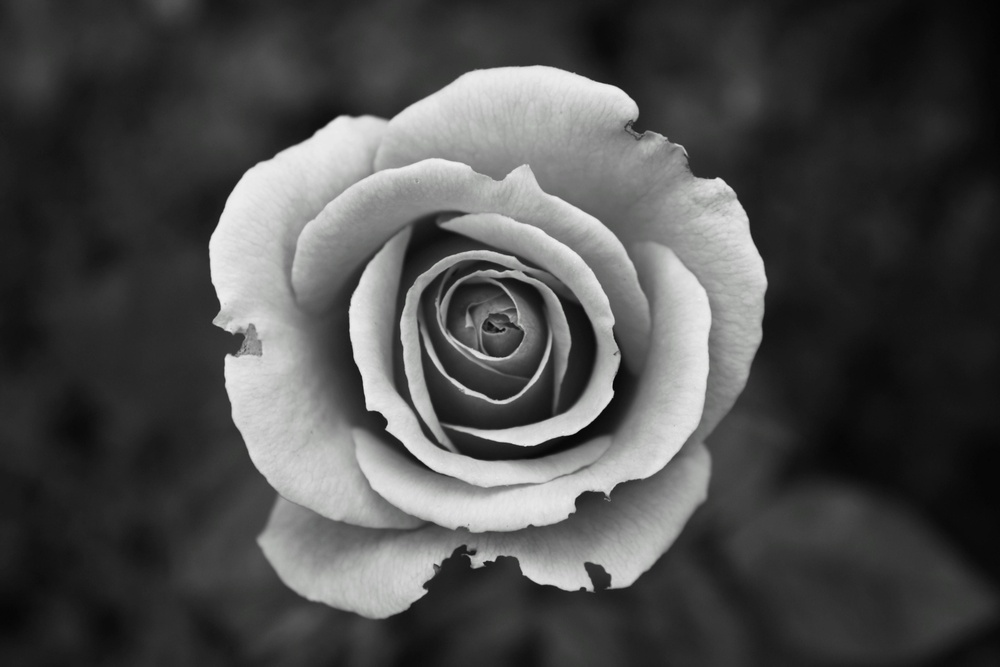
#> input picture sem_5/OIIS/lab_3/image1.jpg, 1000 x 667 px, shrunk from 4272 x 2848 before the run
$ python main.py
#> lines starting #> are read from the running program, lines starting #| are printed output that depends on the picture
import cv2
import numpy as np
import matplotlib.pyplot as plt

def show_image_and_histogram(image, title):
    plt.figure(figsize=(12, 5))

    plt.subplot(1, 2, 1)
    plt.imshow(image, cmap='gray')
    plt.title(f'{title} Изображение')
    plt.axis('off')

    plt.subplot(1, 2, 2)
    plt.hist(image.ravel(), bins=256, range=(0, 256), color='black', alpha=0.7)
    plt.title(f'{title} Гистограмма')
    plt.xlabel('Интенсивность')
    plt.ylabel('Частота')

    plt.tight_layout()
    plt.show()

def histogram_equalization(image):
    return cv2.equalizeHist(image)

image1_path = 'image1.jpg'
image2_path = 'image2.jpg'

img1 = cv2.imread(image1_path, cv2.IMREAD_GRAYSCALE)
#> img1: shape (667, 1000); min 3, max 240, mean 76.5
img2 = cv2.imread(image2_path, cv2.IMREAD_GRAYSCALE)
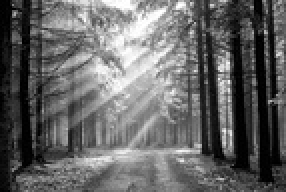
#> input picture sem_5/OIIS/lab_3/image2.jpg, 143 x 96 px, shrunk from 612 x 408 before the run (shown 2 times larger)
#> img2 is the input picture: shape (96, 143); min 0, max 255, mean 101.3

if img1 is None:
    raise FileNotFoundError(f"Не удалось загрузить изображение: {image1_path}")
if img2 is None:
    raise FileNotFoundError(f"Не удалось загрузить изображение: {image2_path}")

equalized_img1 = histogram_equalization(img1)
#> in histogram_equalization, `return cv2.equalizeHist(image)`:
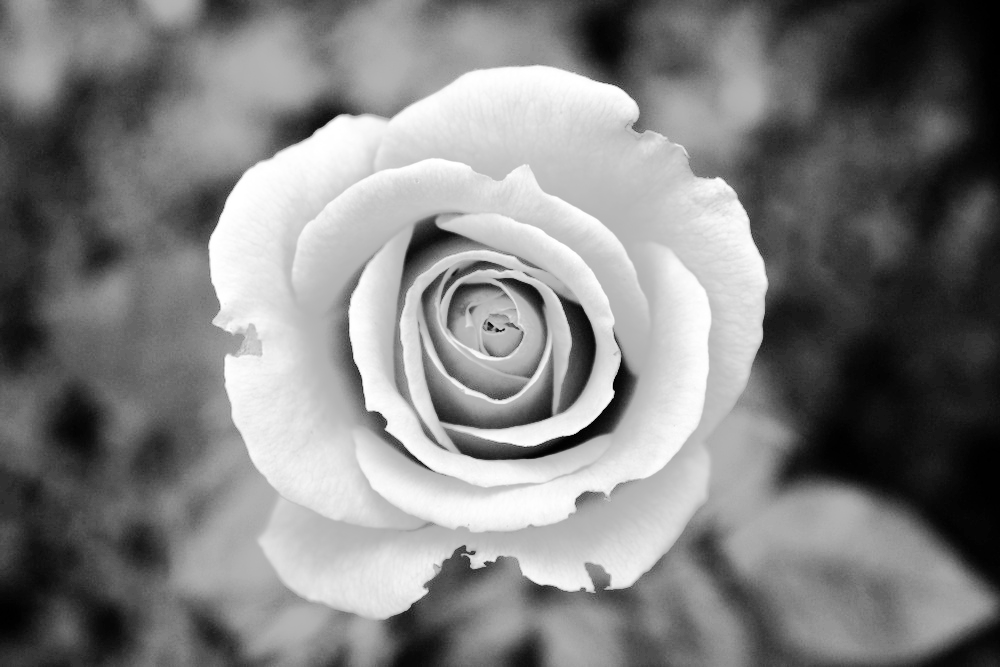
#> returned value: shape (667, 1000); min 0, max 255, mean 128.7
equalized_img2 = histogram_equalization(img2)
#> in histogram_equalization (call 2), `return cv2.equalizeHist(image)`:
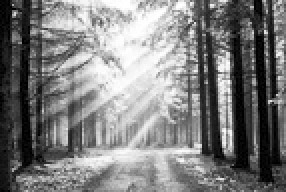
#> returned value: shape (96, 143) (shown 2 times larger); min 0, max 255, mean 125.5

show_image_and_histogram(img1, "Исходное 1")
#> in show_image_and_histogram, `plt.show()`:
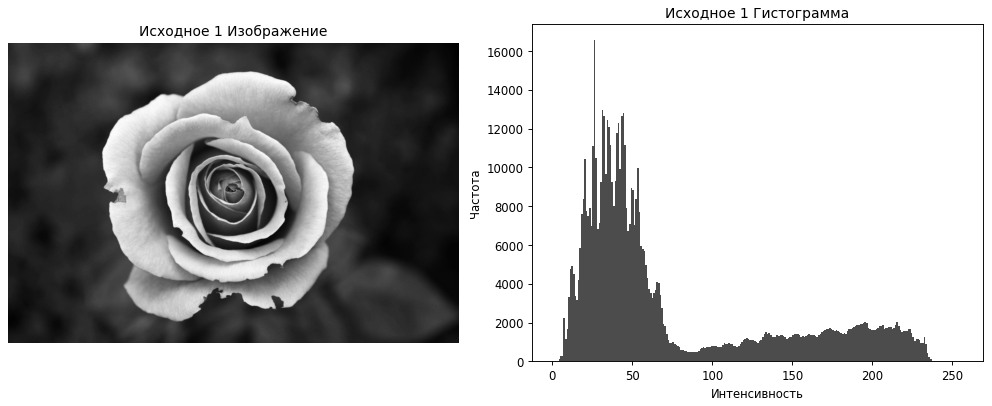
#> figure drawn by matplotlib, 2 panels; panel 2: tallest bar 16542 high, from x = 26 to 27
show_image_and_histogram(equalized_img1, "Выровненное 1")
#> call 2 of show_image_and_histogram, with title = 'Выровненное 1'
#> in show_image_and_histogram (call 2), `plt.show()`:
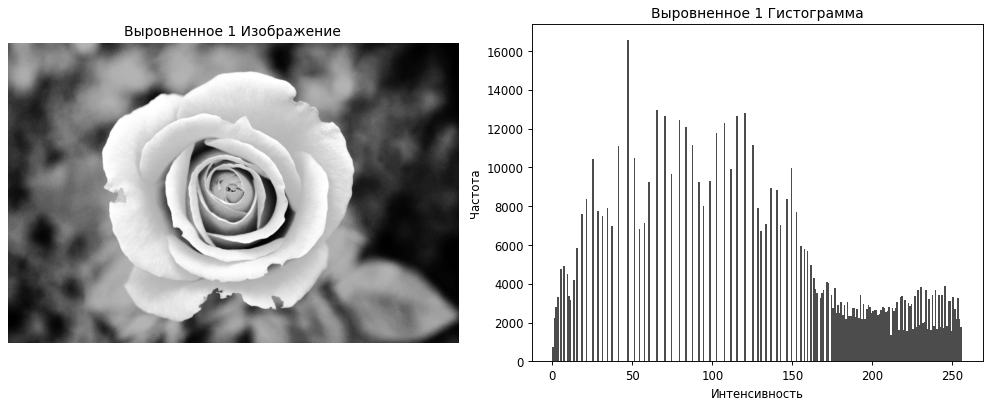
#> figure drawn by matplotlib, 2 panels; panel 2: tallest bar 16542 high, from x = 47 to 48

show_image_and_histogram(img2, "Исходное 2")
#> call 3 of show_image_and_histogram, with title = 'Исходное 2'
#> in show_image_and_histogram (call 3), `plt.show()`:
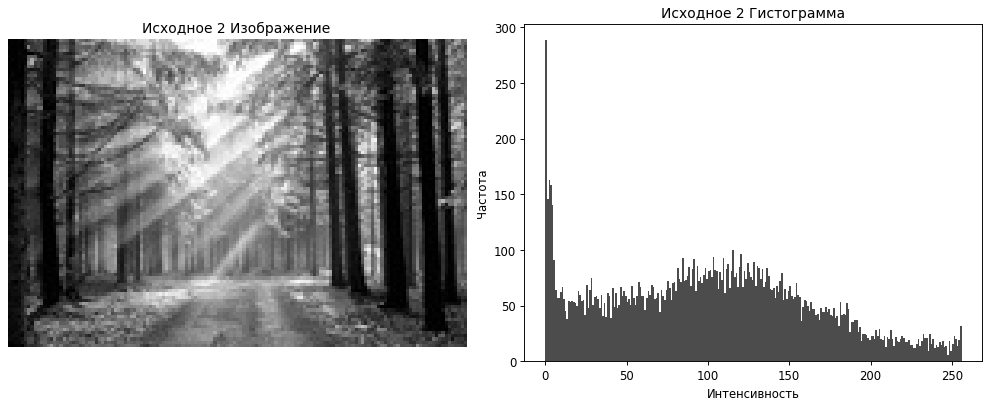
#> figure drawn by matplotlib, 2 panels; panel 2: tallest bar 288 high, from x = 0 to 1
show_image_and_histogram(equalized_img2, "Выровненное 2")
#> call 4 of show_image_and_histogram, with title = 'Выровненное 2'
#> in show_image_and_histogram (call 4), `plt.show()`:
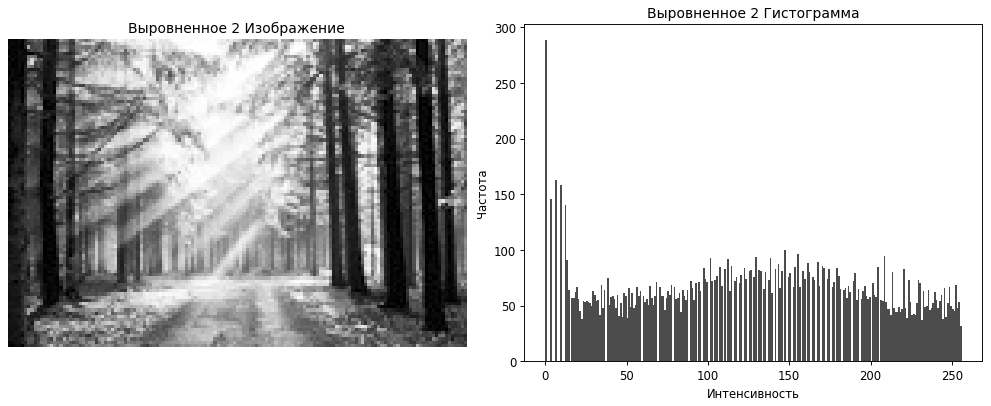
#> figure drawn by matplotlib, 2 panels; panel 2: tallest bar 288 high, from x = 0 to 1
